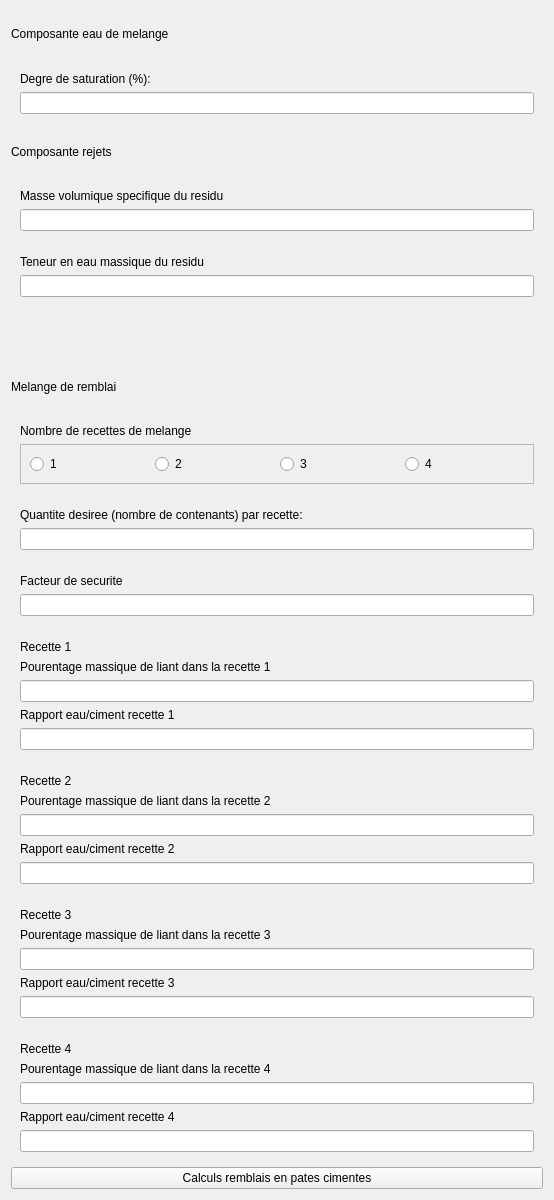
                    <widget class="QWidget" name="scrollAreaWidgetContents_8">
                     <property name="geometry">
                      <rect>
                       <x>0</x>
                       <y>-531</y>
                       <width>554</width>
                       <height>1200</height>
                      </rect>
                     </property>
                     <property name="minimumSize">
                      <size>
                       <width>0</width>
                       <height>1200</height>
                      </size>
                     </property>
                     <layout class="QVBoxLayout" name="verticalLayout_107">
                      <item>
                       <widget class="QLabel" name="label_105">
                        <property name="text">
                         <string>Composante eau de melange</string>
                        </property>
                       </widget>
                      </item>
                      <item>
                       <widget class="QWidget" name="widget_80" native="true">
                        <layout class="QVBoxLayout" name="verticalLayout_102">
                         <item>
                          <widget class="QLabel" name="label_107">
                           <property name="text">
                            <string>Degre de saturation (%):</string>
                           </property>
                          </widget>
                         </item>
                         <item>
                          <widget class="QLineEdit" name="lineEdit_65"/>
                         </item>
                        </layout>
                       </widget>
                      </item>
                      <item>
                       <widget class="QLabel" name="label_108">
                        <property name="text">
                         <string>Composante rejets</string>
                        </property>
                       </widget>
                      </item>
                      <item>
                       <widget class="QWidget" name="widget_81" native="true">
                        <layout class="QVBoxLayout" name="verticalLayout_104">
                         <item>
                          <widget class="QLabel" name="label_109">
                           <property name="text">
                            <string>Masse volumique specifique du residu</string>
                           </property>
                          </widget>
                         </item>
                         <item>
                          <widget class="QLineEdit" name="lineEdit_67"/>
                         </item>
                        </layout>
                       </widget>
                      </item>
                      <item>
                       <widget class="QWidget" name="widget_82" native="true">
                        <layout class="QVBoxLayout" name="verticalLayout_105">
                         <item>
                          <widget class="QLabel" name="label_110">
                           <property name="text">
                            <string>Teneur en eau massique du residu</string>
                           </property>
                          </widget>
                         </item>
                         <item>
                          <widget class="QLineEdit" name="lineEdit_68"/>
                         </item>
                        </layout>
                       </widget>
                      </item>
                      <item>
                       <widget class="QWidget" name="widget_79" native="true"/>
                      </item>
                      <item>
                       <widget class="QLabel" name="label_111">
                        <property name="text">
                         <string>Melange de remblai</string>
                        </property>
                       </widget>
                      </item>
                      <item>
                       <widget class="QWidget" name="widget_83" native="true">
                        <layout class="QVBoxLayout" name="verticalLayout_106">
                         <item>
                          <widget class="QLabel" name="label_112">
                           <property name="text">
                            <string>Nombre de recettes de melange</string>
                           </property>
                          </widget>
                         </item>
                         <item>
                          <widget class="QFrame" name="frame_12">
                           <property name="minimumSize">
                            <size>
                             <width>0</width>
                             <height>30</height>
                            </size>
                           </property>
                           <property name="frameShape">
                            <enum>QFrame::StyledPanel</enum>
                           </property>
                           <property name="frameShadow">
                            <enum>QFrame::Raised</enum>
                           </property>
                           <layout class="QHBoxLayout" name="horizontalLayout_17">
                            <item>
                             <widget class="QRadioButton" name="radioButton_48">
                              <property name="text">
                               <string>1</string>
                              </property>
                             </widget>
                            </item>
                            <item>
                             <widget class="QRadioButton" name="radioButton_49">
                              <property name="text">
                               <string>2</string>
                              </property>
                             </widget>
                            </item>
                            <item>
                             <widget class="QRadioButton" name="radioButton_50">
                              <property name="text">
                               <string>3</string>
                              </property>
                             </widget>
                            </item>
                            <item>
                             <widget class="QRadioButton" name="radioButton_51">
                              <property name="text">
                               <string>4</string>
                              </property>
                             </widget>
                            </item>
                           </layout>
                          </widget>
                         </item>
                        </layout>
                       </widget>
                      </item>
                      <item>
                       <widget class="QWidget" name="widget_84" native="true">
                        <layout class="QVBoxLayout" name="verticalLayout_108">
                         <item>
                          <widget class="QLabel" name="label_113">
                           <property name="text">
                            <string>Quantite desiree (nombre de contenants) par recette:</string>
                           </property>
                          </widget>
                         </item>
                         <item>
                          <widget class="QLineEdit" name="lineEdit_69"/>
                         </item>
                        </layout>
                       </widget>
                      </item>
                      <item>
                       <widget class="QWidget" name="widget_85" native="true">
                        <layout class="QVBoxLayout" name="verticalLayout_109">
                         <item>
                          <widget class="QLabel" name="label_114">
                           <property name="text">
                            <string>Facteur de securite</string>
                           </property>
                          </widget>
                         </item>
                         <item>
                          <widget class="QLineEdit" name="lineEdit_70"/>
                         </item>
                        </layout>
                       </widget>
                      </item>
                      <item>
                       <widget class="QWidget" name="widget_86" native="true">
                        <layout class="QVBoxLayout" name="verticalLayout_103">
                         <item>
                          <widget class="QLabel" name="label_106">
                           <property name="text">
                            <string>Recette 1</string>
                           </property>
                          </widget>
                         </item>
                         <item>
                          <widget class="QLabel" name="label_115">
                           <property name="text">
                            <string>Pourentage massique de liant dans la recette 1</string>
                           </property>
                          </widget>
                         </item>
                         <item>
                          <widget class="QLineEdit" name="lineEdit_66"/>
                         </item>
                         <item>
                          <widget class="QLabel" name="label_116">
                           <property name="text">
                            <string>Rapport eau/ciment recette 1</string>
                           </property>
                          </widget>
                         </item>
                         <item>
                          <widget class="QLineEdit" name="lineEdit_71"/>
                         </item>
                        </layout>
                       </widget>
                      </item>
                      <item>
                       <widget class="QWidget" name="widget_87" native="true">
                        <layout class="QVBoxLayout" name="verticalLayout_110">
                         <item>
                          <widget class="QLabel" name="label_117">
                           <property name="text">
                            <string>Recette 2</string>
                           </property>
                          </widget>
                         </item>
                         <item>
                          <widget class="QLabel" name="label_119">
                           <property name="text">
                            <string>Pourentage massique de liant dans la recette 2</string>
                           </property>
                          </widget>
                         </item>
                         <item>
                          <widget class="QLineEdit" name="lineEdit_72"/>
                         </item>
                         <item>
                          <widget class="QLabel" name="label_118">
                           <property name="text">
                            <string>Rapport eau/ciment recette 2</string>
                           </property>
                          </widget>
                         </item>
                         <item>
                          <widget class="QLineEdit" name="lineEdit_73"/>
                         </item>
                        </layout>
                       </widget>
                      </item>
                      <item>
                       <widget class="QWidget" name="widget_88" native="true">
                        <layout class="QVBoxLayout" name="verticalLayout_111">
                         <item>
                          <widget class="QLabel" name="label_122">
                           <property name="text">
                            <string>Recette 3</string>
                           </property>
                          </widget>
                         </item>
                         <item>
                          <widget class="QLabel" name="label_120">
                           <property name="text">
                            <string>Pourentage massique de liant dans la recette 3</string>
                           </property>
                          </widget>
                         </item>
                         <item>
                          <widget class="QLineEdit" name="lineEdit_74"/>
                         </item>
                         <item>
                          <widget class="QLabel" name="label_121">
                           <property name="text">
                            <string>Rapport eau/ciment recette 3</string>
                           </property>
                          </widget>
                         </item>
                         <item>
                          <widget class="QLineEdit" name="lineEdit_75"/>
                         </item>
                        </layout>
                       </widget>
                      </item>
                      <item>
                       <widget class="QWidget" name="widget_89" native="true">
                        <layout class="QVBoxLayout" name="verticalLayout_112">
                         <item>
                          <widget class="QLabel" name="label_123">
                           <property name="text">
                            <string>Recette 4</string>
                           </property>
                          </widget>
                         </item>
                         <item>
                          <widget class="QLabel" name="label_124">
                           <property name="text">
                            <string>Pourentage massique de liant dans la recette 4</string>
                           </property>
                          </widget>
                         </item>
                         <item>
                          <widget class="QLineEdit" name="lineEdit_76"/>
                         </item>
                         <item>
                          <widget class="QLabel" name="label_125">
                           <property name="text">
                            <string>Rapport eau/ciment recette 4</string>
                           </property>
                          </widget>
                         </item>
                         <item>
                          <widget class="QLineEdit" name="lineEdit_77"/>
                         </item>
                        </layout>
                       </widget>
                      </item>
                      <item>
                       <widget class="QPushButton" name="pushButton_28">
                        <property name="text">
                         <string>Calculs remblais en pates cimentes</string>
                        </property>
                       </widget>
                      </item>
                     </layout>
                    </widget>
